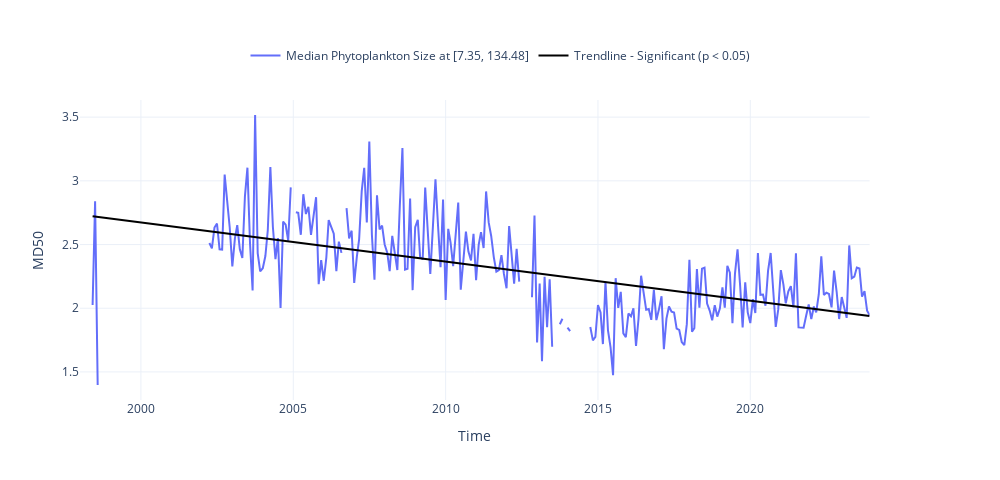

Notebook code for this chart:
### Code cell
fig = plot_timeseries_interactive(dict_plot, trendline=True, scatter_dict = None, figsize = (25, 12));

### Figure 1 — Plotly figure (JSON) as saved in the notebook; plotly's stock layout.template omitted (floating-point values rounded to 4 significant figures; data arrays with more than 128 entries replaced by an {"elided": "..."} marker saying what was removed)
{"data": [{"line": {"color": "#636EFA"}, "name": "Median Phytoplankton Size at [7.35, 134.48]", "type": "scatter", "x": {"elided": "312 str values"}, "xaxis": "x", "y": {"elided": "312 float values"}, "yaxis": "y"}, {"line": {"color": "black"}, "mode": "lines", "name": "Trendline - Significant (p < 0.05)", "showlegend": true, "type": "scatter", "x": {"elided": "254 str values"}, "xaxis": "x", "y": {"elided": "254 float values"}, "yaxis": "y"}], "layout": {"height": 480, "legend": {"font": {"size": 12}, "orientation": "h", "x": 0.5, "xanchor": "center", "y": 1.1, "yanchor": "bottom"}, "title": {"text": " "}, "width": 1000, "xaxis": {"anchor": "y", "domain": [0, 0.94], "title": {"text": "Time"}}, "yaxis": {"anchor": "x", "domain": [0, 1], "title": {"text": "MD50"}}, "yaxis2": {"anchor": "x", "overlaying": "y", "side": "right"}}}
